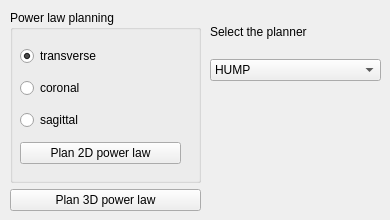
      <widget class="QWidget" name="tab_2">
       <attribute name="title">
        <string>General Specifications</string>
       </attribute>
       <widget class="QWidget" name="layoutWidget_7">
        <property name="geometry">
         <rect>
          <x>10</x>
          <y>10</y>
          <width>191</width>
          <height>201</height>
         </rect>
        </property>
        <layout class="QVBoxLayout" name="verticalLayout_10">
         <item>
          <widget class="QGroupBox" name="groupBox_power_law">
           <property name="title">
            <string>Power law planning</string>
           </property>
           <widget class="QWidget" name="layoutWidget_8">
            <property name="geometry">
             <rect>
              <x>10</x>
              <y>30</y>
              <width>161</width>
              <height>131</height>
             </rect>
            </property>
            <layout class="QVBoxLayout" name="verticalLayout_3">
             <item>
              <widget class="QRadioButton" name="radioButton_transverse">
               <property name="text">
                <string>transverse</string>
               </property>
               <property name="checked">
                <bool>true</bool>
               </property>
              </widget>
             </item>
             <item>
              <widget class="QRadioButton" name="radioButton_coronal">
               <property name="text">
                <string>coronal</string>
               </property>
              </widget>
             </item>
             <item>
              <widget class="QRadioButton" name="radioButton_sagittal">
               <property name="text">
                <string>sagittal</string>
               </property>
              </widget>
             </item>
             <item>
              <widget class="QPushButton" name="pushButton_plan_2d_power_law">
               <property name="text">
                <string>Plan 2D power law</string>
               </property>
              </widget>
             </item>
            </layout>
           </widget>
          </widget>
         </item>
         <item>
          <widget class="QPushButton" name="pushButton_plan_3d_power_law">
           <property name="text">
            <string>Plan 3D power law</string>
           </property>
          </widget>
         </item>
        </layout>
       </widget>
       <widget class="QWidget" name="layoutWidget_planner_2">
        <property name="geometry">
         <rect>
          <x>210</x>
          <y>10</y>
          <width>171</width>
          <height>71</height>
         </rect>
        </property>
        <layout class="QVBoxLayout" name="verticalLayout_23">
         <item>
          <widget class="QLabel" name="label_6">
           <property name="text">
            <string>Select the planner</string>
           </property>
          </widget>
         </item>
         <item>
          <widget class="QComboBox" name="comboBox_planner">
           <item>
            <property name="text">
             <string>HUMP</string>
            </property>
           </item>
           <item>
            <property name="text">
             <string>RRT</string>
            </property>
           </item>
           <item>
            <property name="text">
             <string>RRTConnect</string>
            </property>
           </item>
           <item>
            <property name="text">
             <string>RRTstar</string>
            </property>
           </item>
           <item>
            <property name="text">
             <string>PRM</string>
            </property>
           </item>
           <item>
            <property name="text">
             <string>PRMstar</string>
            </property>
           </item>
          </widget>
         </item>
        </layout>
       </widget>
      </widget>
